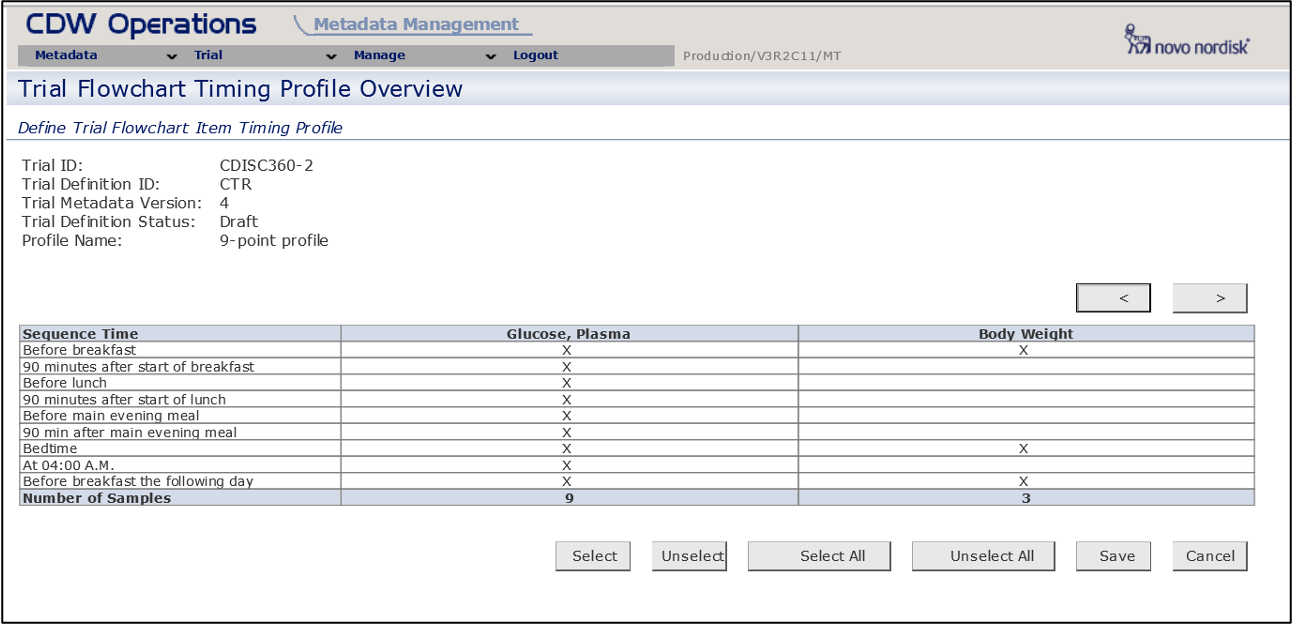
#> input picture picture_1.png, 1292 x 624 px
$ python linkedin_tap_composer.py picture_1.png
#> lines starting #> are read from the running program, lines starting #| are printed output that depends on the picture
#!/usr/bin/env python3
"""
LinkedIn Tap Image Composer
────────────────────────────────────────────────────────────────
Overlays a pulsing red circular highlight onto a screenshot at
a given point and outputs a LinkedIn-ready 1200×627 image.

Usage:
    python linkedin_tap_composer.py screenshot.png
    python linkedin_tap_composer.py screenshot.png --x 420 --y 310
    python linkedin_tap_composer.py screenshot.png --x 420 --y 310 --out result.jpg

Install:
    pip install Pillow
"""

import argparse
from pathlib import Path
from PIL import Image, ImageChops, ImageDraw, ImageFilter


# ── Tune everything here ──────────────────────────────────────────────────────

LINKEDIN_SIZE = (1200, 627)      # LinkedIn recommended post image size

# Default tap point as fraction of image (0.0–1.0).
# Override at runtime with --x / --y pixel flags.
TAP_X_FRAC = 0.5
TAP_Y_FRAC = 0.5

# Ripple rings — (radius, stroke_width, alpha) from outermost to innermost
PULSE_COLOR = (255, 0, 0)
# Each ring: (radius, band_width, blur) — drawn on its own layer then composited
RIPPLE_RINGS = [
    (55, 14, 8),
    (32, 14, 6),
    (12, 12, 4),
]

# Inner hard dot
DOT_RADIUS = 5
DOT_COLOR  = (255, 0, 0, 255)

# Slight screen darkening so the pulse pops (0.0 = no dim, 1.0 = black)
SCREEN_DIM = 0.0

# ─────────────────────────────────────────────────────────────────────────────


def smart_crop(img: Image.Image, target: tuple) -> Image.Image:
    """Scale to fill target size, then centre-crop."""
    tw, th = target
    iw, ih = img.size
    scale  = max(tw / iw, th / ih)
    nw, nh = int(iw * scale), int(ih * scale)
    img    = img.resize((nw, nh), Image.LANCZOS)
    left   = (nw - tw) // 2
    top    = (nh - th) // 2
    return img.crop([left, top, left + tw, top + th])


def dim_screen(img: Image.Image, amount: float) -> Image.Image:
    """Multiply the image by (1 - amount) to subtly darken it."""
    if amount <= 0:
        return img
    overlay = Image.new("RGBA", img.size, (0, 0, 0, int(255 * amount)))
    return Image.alpha_composite(img, overlay)


def draw_pulse(size: tuple, cx: int, cy: int) -> Image.Image:
    """Glowing red ripple — blur the alpha mask separately to avoid grey fringing."""
    r, g, b = PULSE_COLOR

    # Build a greyscale mask for all rings + dot (white = opaque)
    mask = Image.new("L", size, 0)
    mask_draw = ImageDraw.Draw(mask)

    for radius, band_w, blur in RIPPLE_RINGS:
        ring_mask = Image.new("L", size, 0)
        rd = ImageDraw.Draw(ring_mask)
        rd.ellipse(
            [cx - radius, cy - radius, cx + radius, cy + radius],
            fill=255,
        )
        inner = radius - band_w
        if inner > 0:
            rd.ellipse(
                [cx - inner, cy - inner, cx + inner, cy + inner],
                fill=0,
            )
        ring_mask = ring_mask.filter(ImageFilter.GaussianBlur(blur))
        # Composite: take the brighter of the two masks
        mask = ImageChops.lighter(mask, ring_mask)

    # Hard inner dot
    mask_draw = ImageDraw.Draw(mask)
    mask_draw.ellipse(
        [cx - DOT_RADIUS, cy - DOT_RADIUS, cx + DOT_RADIUS, cy + DOT_RADIUS],
        fill=255,
    )

    # Solid red layer masked by the blurred alpha
    colour = Image.new("RGBA", size, (r, g, b, 255))
    colour.putalpha(mask)
    return colour


def compose(
    screenshot_path: str,
    tap_x: int = None,
    tap_y: int = None,
    output_path: str = None,
) -> str:
#> called with screenshot_path = 'picture_1.png'
    img = Image.open(screenshot_path).convert("RGBA")
#> img is the input picture: PIL image 1292x624 RGBA; mean R, G, B, A 234.9, 235.4, 236.9, 254.5
    img = smart_crop(img, LINKEDIN_SIZE)
#> in smart_crop, `return img.crop([left, top, left + tw, top + th])`:
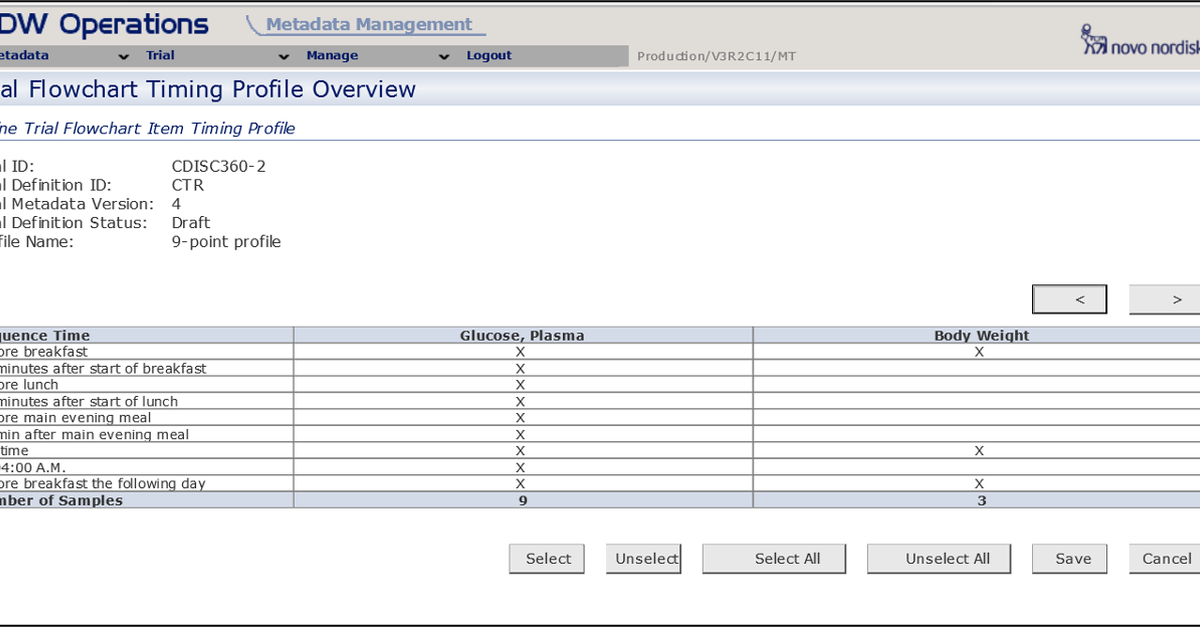
#> returned value: PIL image 1200x627 RGBA; mean R, G, B, A 235.6, 236.1, 237.7, 254.8; transparent parts drawn white
    img = dim_screen(img, SCREEN_DIM)

    w, h = img.size
#> w = 1200; h = 627
    cx = tap_x if tap_x is not None else int(w * TAP_X_FRAC)
#> cx = 600
    cy = tap_y if tap_y is not None else int(h * TAP_Y_FRAC)
#> cy = 313

    pulse  = draw_pulse((w, h), cx, cy)
#> in draw_pulse, `mask = Image.new("L", size, 0)`: mask: PIL image 1200x627 L; every value is 0
#> the loop in draw_pulse, `for radius, band_w, blur in RIPPLE_RINGS:` made 3 passes
#> pass 1, in draw_pulse, `ring_mask = ring_mask.filter(ImageFilter.GaussianBlur(blur))`:
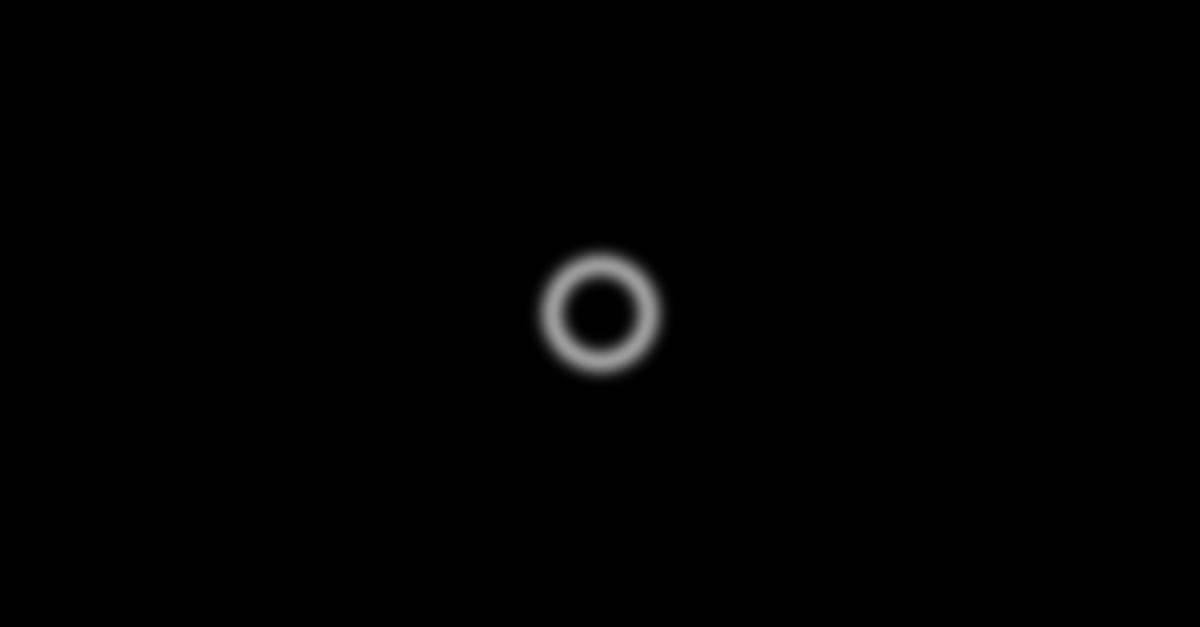
#> ring_mask: PIL image 1200x627 L; min 0, max 156, mean 1.4
#> in draw_pulse, `colour = Image.new("RGBA", size, (r, g, b, 255))`:
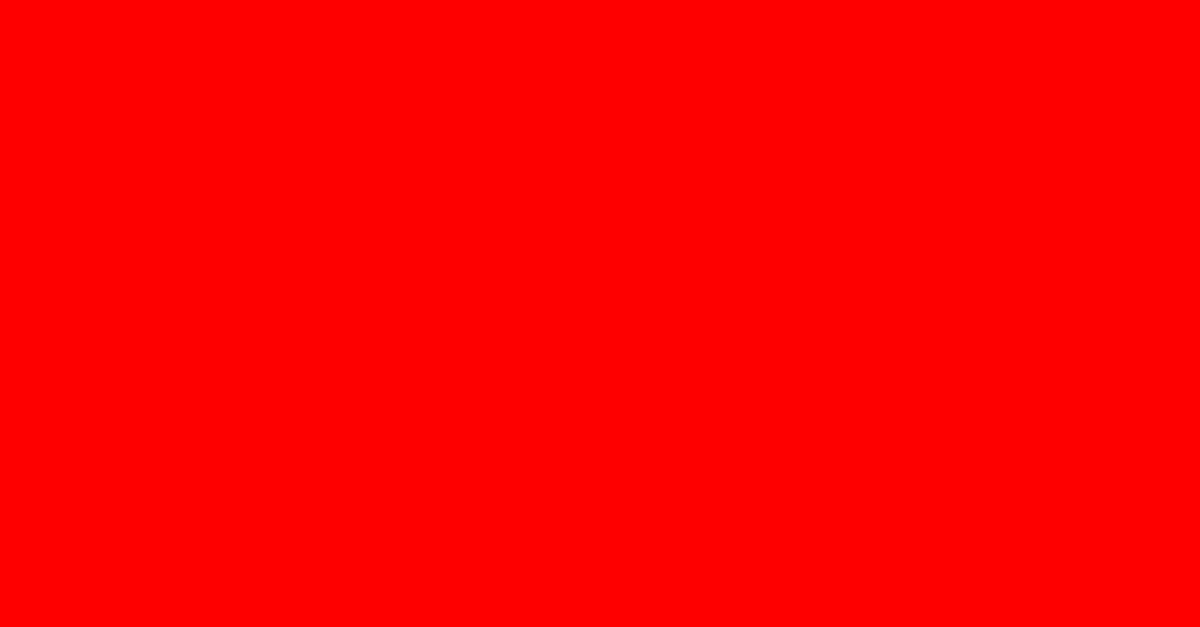
#> colour: PIL image 1200x627 RGBA; mean R, G, B, A 255, 0, 0, 255
#> in draw_pulse, `colour.putalpha(mask)`:
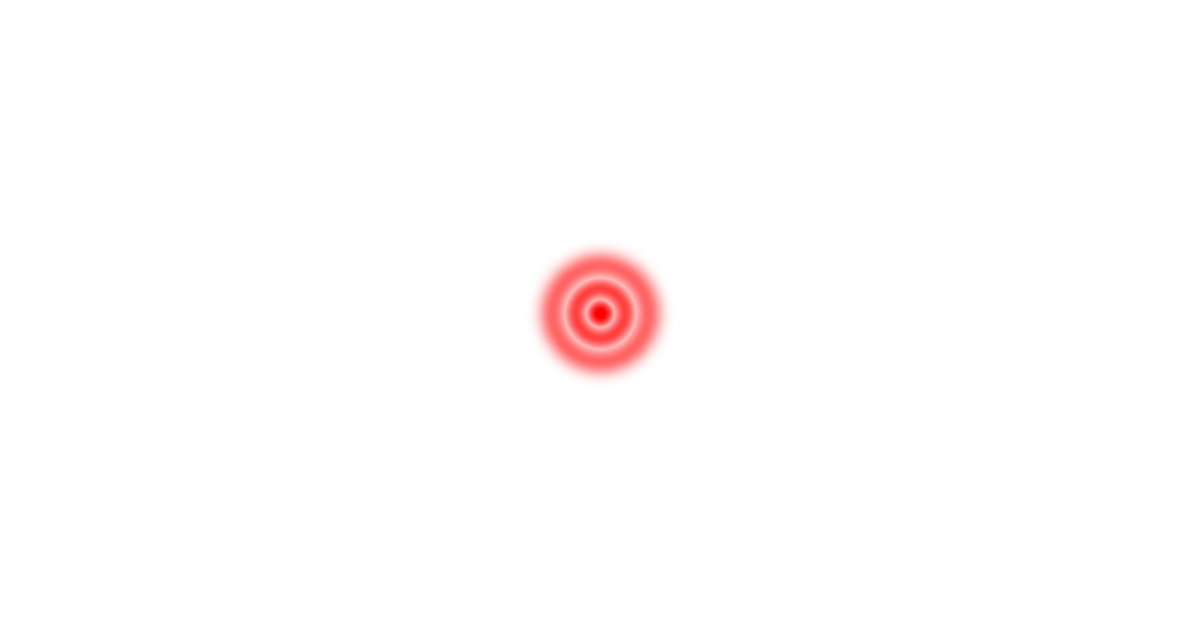
#> colour: PIL image 1200x627 RGBA; mean R, G, B, A 255, 0, 0, 2.1; transparent parts drawn white
    result = Image.alpha_composite(img, pulse)

    if output_path is None:
        p = Path(screenshot_path)
        output_path = str(p.parent / f"{p.stem}_linkedin.jpg")

    result.convert("RGB").save(output_path, "JPEG", quality=95)
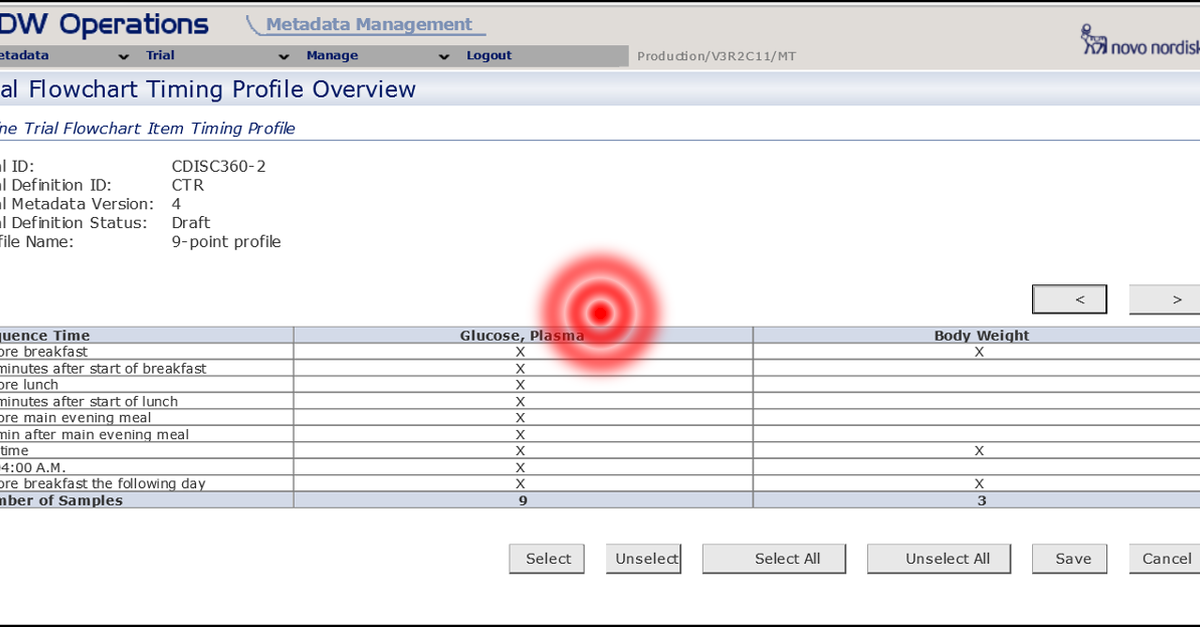
#> saved as picture_1_linkedin.jpg: PIL image 1200x627 RGB; mean R, G, B 235.7, 234.1, 235.7
    print(f"✓  Saved → {output_path}")
    print(f"   Size : {w}×{h}px  |  Tap point: ({cx}, {cy})")
#|    Size : 1200×627px  |  Tap point: (600, 313)
    return output_path


if __name__ == "__main__":
    parser = argparse.ArgumentParser(
        description="Compose a LinkedIn image with a red pulse highlight."
    )
    parser.add_argument("screenshot", help="Path to your screenshot (PNG or JPG)")
    parser.add_argument("--x",   type=int, help="Tap X position in pixels")
    parser.add_argument("--y",   type=int, help="Tap Y position in pixels")
    parser.add_argument("--out", type=str, help="Output path (default: <name>_linkedin.jpg)")
    args = parser.parse_args()

    compose(args.screenshot, tap_x=args.x, tap_y=args.y, output_path=args.out)
